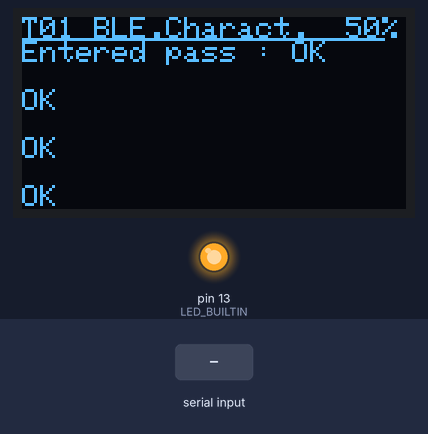
A sketch run on a simulated Arduino Uno, built with avr-gcc and run on an emulated ATmega328P. Parts: 128×64 one-colour display, output pins drawn as LEDs (lit = HIGH). Inputs (shaded band) come from the test bench. The modem accepts every AT command (registered, SIM ready, sends succeed) and sends nothing else.

Above: at 4.2 s.
At 7.6 s:
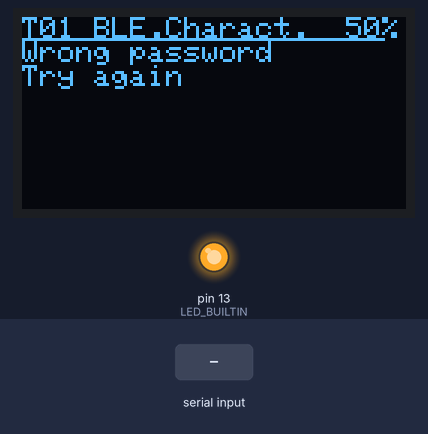
7.7 s: "1" received over the second serial link
At 9.5 s:
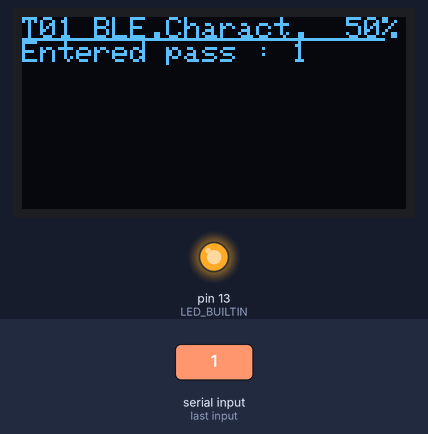
12.2 s: "0" received over the second serial link
At 14.1 s:
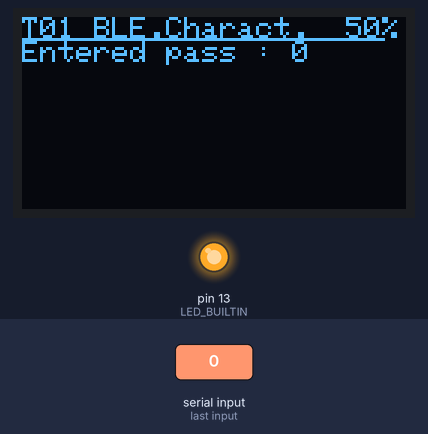
16.7 s: "2" received over the second serial link
Timing chart, 0 to 19.7 s (numbered marks = the images above; inputs shaded):
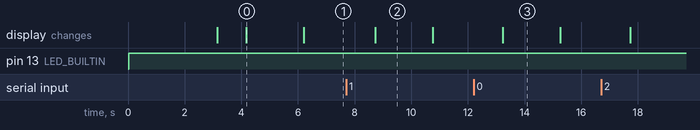

Measured:
- after the input at 7.7 s, the display: changes after 1.0 s (image 2)
- after the input at 12.2 s, the display: changes after 1.0 s (image 3)
- what the display in image 0 shows lasts 2.0 s, from 4.2 s to 6.2 s

The sketch:

characteristics.ino
```cpp
#include <SPI.h>
#include <Wire.h>
#include <Adafruit_GFX.h>
#include <Adafruit_SSD1306.h>
#include <Fonts/FreeSans9pt7b.h>
#include <SoftwareSerial.h>


Adafruit_SSD1306 display(-1);
String password = "abcd";
String currentPassword = "";
bool finished = false;
String rx = "";
bool first = true;
SoftwareSerial ble(7,6);

void printScreen(String text, String progress) {

  // Clear the buffer.
  display.clearDisplay();

  display.setCursor(0,0);
  //               xxxxxxxxxxxxxxxxx"+progress+"x
  display.println("T01 BLE.Charact. "+progress+"%"); //first line - only 21 chars
  display.drawLine(0,7,120,7,WHITE);

  display.setCursor(0,8);
  display.println(text);

  display.display();
}

void setup()
{
  // initialize with the I2C addr 0x3C
  display.begin(SSD1306_SWITCHCAPVCC, 0x3C);
  currentPassword = "";

  pinMode(LED_BUILTIN, OUTPUT);
  digitalWrite(LED_BUILTIN, HIGH);

 // Display Text
  display.clearDisplay();

  display.setTextSize(1);      // Normal 1:1 pixel scale
  display.setTextColor(WHITE); // Draw white text
  display.cp437(true);         // Use full 256 char 'Code Page 437' font

  // BLE
  ble.begin(9600);

  ble.println("AT+ROLE0");
  ble.println("AT+UUID0xFFE0");
  ble.println("AT+CHAR0xFFE1");
  ble.println("AT+NAMEDVID-TAA");
  ble.println("AT+RESET");
  ble.println("not here");

  delay(3000);
  // flush ble buffer after configuration setup
  ble.flush();

  printScreen("Send abcd to board throught BLE to unlock", "  0");

  while(!finished) {

    if (currentPassword != password) {

      if (!first) {
        printScreen("Wrong password\nTry again", " 50");
        currentPassword = "";
      }
      rx = ble.readString();
      if (rx != "") {
        currentPassword = currentPassword + rx;
        currentPassword.trim();
        printScreen("Entered pass : "+currentPassword, " 50");
        first = false;
        delay(2000);
      }
    }
    else
    {
      printScreen("Well done ! Challenge unlocked","100");
      finished = true;
    }


  }

}

void loop() {}
```
